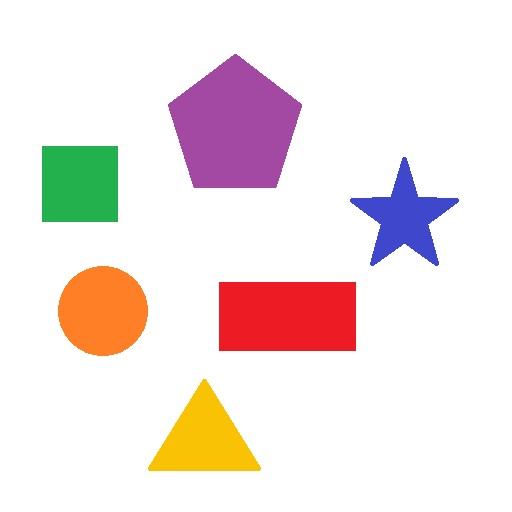
#> input picture shapes.jpg, 512 x 512 px
$ python shape_detection.py
#> lines starting #> are read from the running program, lines starting #| are printed output that depends on the picture; after the words box and inside, x2 and y2 are one past the last pixel; in counts of white or black regions, pixels touching at a corner belong together; long printed decimals are rounded
import cv2
import numpy as np

img = cv2.imread('shapes.jpg')
#> img is the input picture: shape (512, 512, 3); mean B, G, R 227.2, 228.7, 241.3
imgGrey = cv2.cvtColor(img, cv2.COLOR_BGR2GRAY)
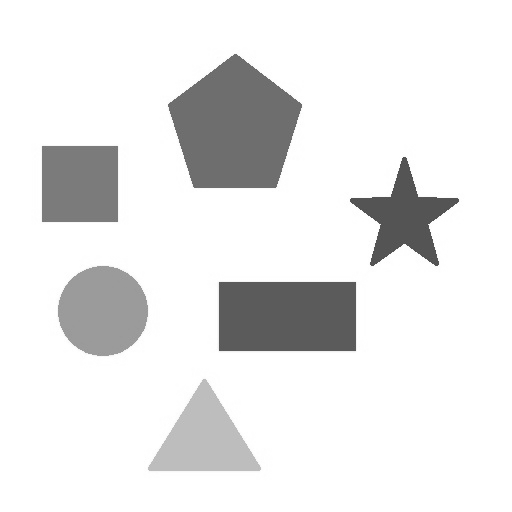
#> imgGrey: shape (512, 512); min 76, max 255, mean 232.3
_, thrash = cv2.threshold(imgGrey, 240, 255, cv2.THRESH_BINARY)
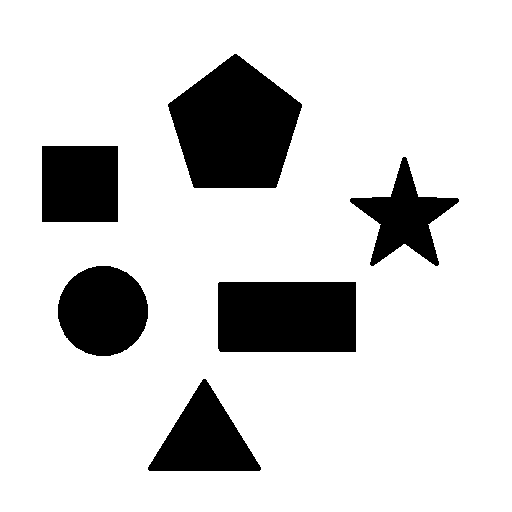
#> thrash: shape (512, 512); 83% white; 6 black regions
contours, _ = cv2.findContours(thrash, cv2.RETR_TREE, cv2.CHAIN_APPROX_NONE)
#> contours = 7 contours; box (x1, y1, x2, y2) and area: (0, 0, 512, 512) 261121, (167, 53, 303, 189) 12710, (217, 281, 357, 353) 9860, (57, 265, 149, 357) 6488, (41, 145, 119, 223) 5927, (147, 378, 262, 472) 5650, (349, 156, 460, 267) 4826

for contour in contours:
    approx = cv2.approxPolyDP(contour, 0.01* cv2.arcLength(contour, True), True)
    cv2.drawContours(img, [approx], 0, (0, 0, 0), 5)
    x = approx.ravel() [0] +5
    y = approx.ravel() [1] -10
    if len(approx) == 3:
        cv2.putText(img, "Triangle", (x, y), cv2.FONT_HERSHEY_COMPLEX, 0.5, (0, 0, 0))
    elif len(approx) == 4:
        x1, y1, w, h = cv2.boundingRect(approx)
        aspectRatio = float (w)/h
        print(aspectRatio)
        if aspectRatio >= 0.95 and aspectRatio <= 1.05:
            cv2.putText(img, "Square", (x, y), cv2.FONT_HERSHEY_COMPLEX, 0.5, (0, 0, 0))
        else:
            cv2.putText(img, "Rectangle", (x, y), cv2.FONT_HERSHEY_COMPLEX, 0.5, (0, 0, 0))
    elif len(approx) == 5:
        cv2.putText(img, "Pentagon", (x, y), cv2.FONT_HERSHEY_COMPLEX, 0.5, (0, 0, 0))
    elif len(approx) == 10:
        cv2.putText(img, "Star", (x, y), cv2.FONT_HERSHEY_COMPLEX, 0.5, (0, 0, 0))
    else:
        cv2.putText(img, "Circle", (x, y), cv2.FONT_HERSHEY_COMPLEX, 0.5, (0, 0, 0))
#> this loop made 7 passes
#> (approx, x, y, x1, y1, w, h, aspectRatio) on passes 1, 2, 3, 6: ([[0, 0], [0, 511], [511, 511], [511, 0]], 5, -10, 0, 0, 512, 512, 1), ([[147, 467], [205, 378], [261, 469], [149, 471]], 152, 457, 147, 378, 115, 94, 1.22), ([[217, 283], [355, 281], [356, 351], [220, 352]], 222, 273, 217, 281, 140, 72, 1.94), ([[41, 146], [117, 145], [118, 221], [42, 222]], 46, 136, 41, 145, 78, 78, 1)
#> (x, y) on passes 4, 5, 7: (101, 255), (408, 146), (239, 43)
#| 1.0
#| 1.223
#| 1.944
#| 1.0
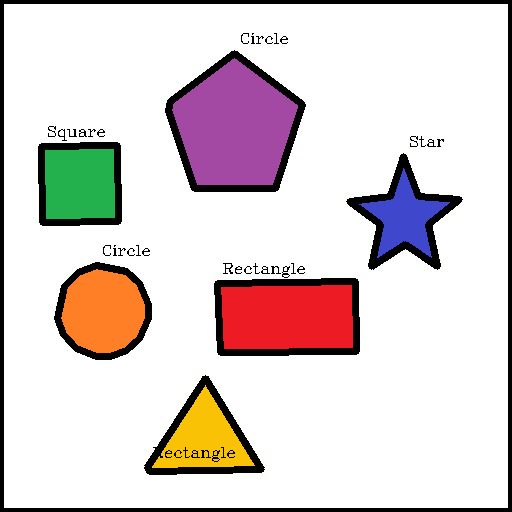
#> img: shape (512, 512, 3); 9.24% of pixels changed, all inside (x1, y1, x2, y2) = (0, 0, 512, 512)

cv2.imshow("shapes", img)
cv2.waitKey()
cv2.destroyAllWindows()
